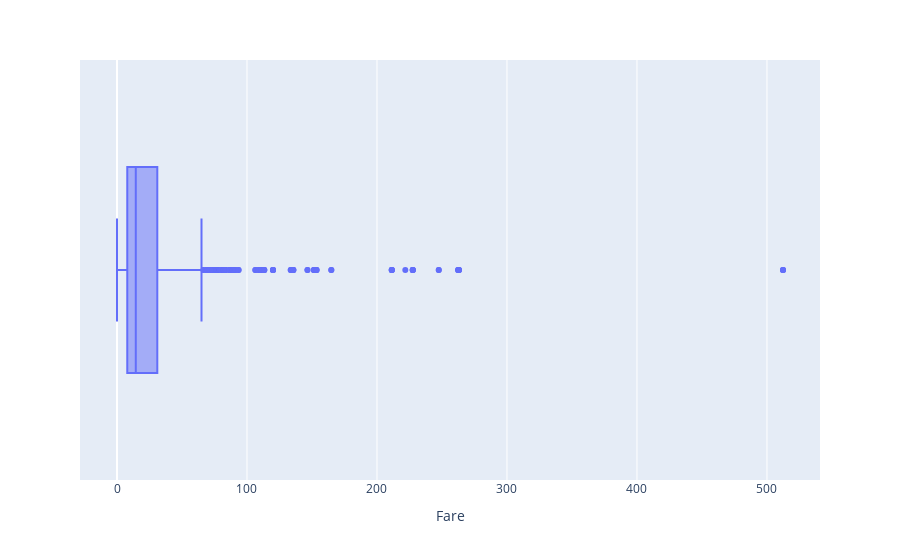

Source (notebook cell):
### Code cell
fig=px.box(df,x='Fare')
fig.show()

### Figure 1 — Plotly figure (JSON) as saved in the notebook; plotly's stock layout.template omitted (floating-point values rounded to 4 significant figures; data arrays with more than 128 entries replaced by an {"elided": "..."} marker saying what was removed)
{"data": [{"alignmentgroup": "True", "hovertemplate": "Fare=%{x}<extra></extra>", "legendgroup": "", "marker": {"color": "#636efa"}, "name": "", "notched": false, "offsetgroup": "", "orientation": "h", "showlegend": false, "type": "box", "x": {"elided": "891 float values"}, "x0": " ", "xaxis": "x", "y0": " ", "yaxis": "y"}], "layout": {"boxmode": "group", "legend": {"tracegroupgap": 0}, "margin": {"t": 60}, "xaxis": {"anchor": "y", "domain": [0, 1], "title": {"text": "Fare"}}, "yaxis": {"anchor": "x", "domain": [0, 1]}}}
